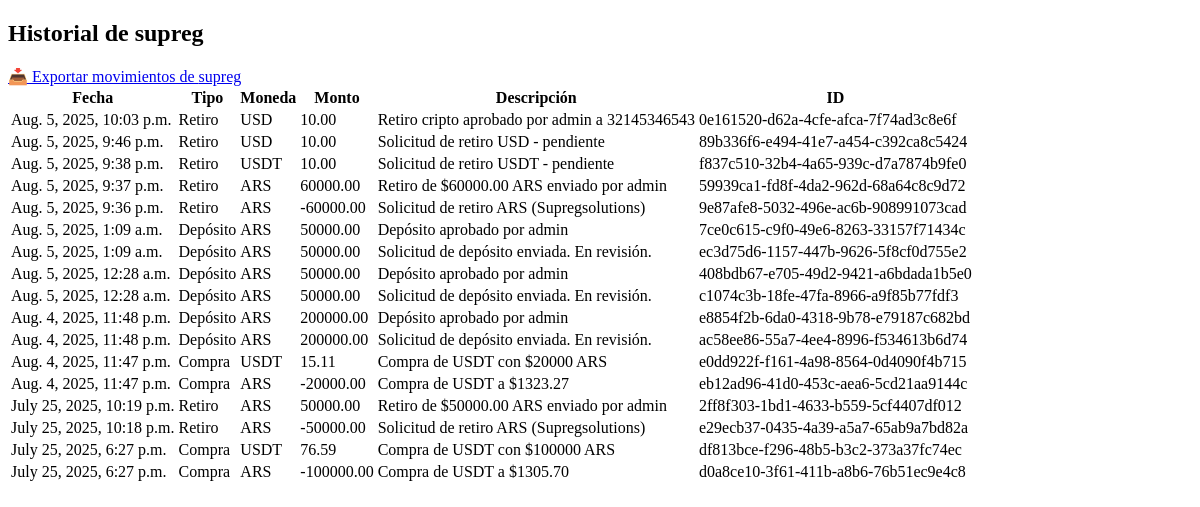
Page /historial-usuario/1/ (signed in) on the earlier database version.
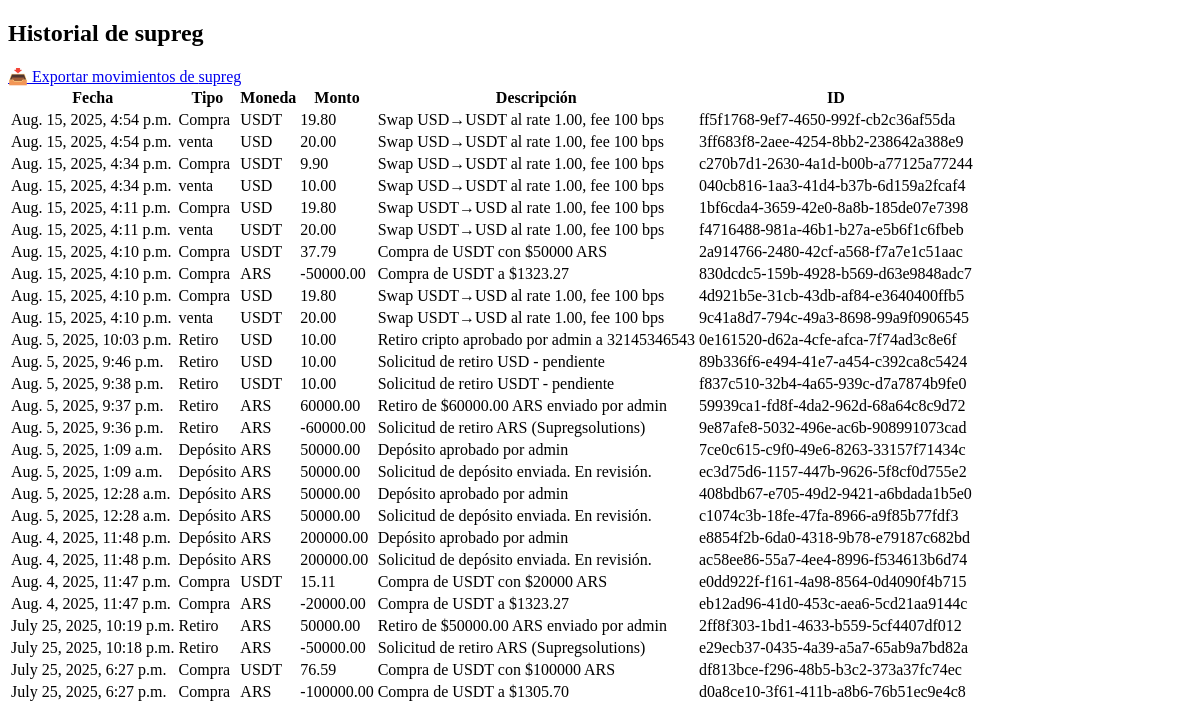
Same page on the later database version.
### usuarios/models.py (models this page shows, shortened)
class Movimiento(models.Model):
    TIPO_CHOICES = [
        ('deposito', 'Depósito'),
        ('retiro', 'Retiro'),
        ('compra', 'Compra'),
        ('ajuste', 'Ajuste manual'),
    ]
    MONEDA_CHOICES = [
        ('ARS', 'Pesos ARS'),
        ('USDT', 'USDT'),
        ('USD', 'USD'),
    ]
    codigo = models.UUIDField(default=uuid.uuid4, unique=True, editable=False)
    usuario = models.ForeignKey(settings.AUTH_USER_MODEL, on_delete=models.CASCADE)
    tipo = models.CharField(max_length=20, choices=TIPO_CHOICES)
    moneda = models.CharField(max_length=10, choices=MONEDA_CHOICES)
    monto = models.DecimalField(max_digits=20, decimal_places=2)
    saldo_antes = models.DecimalField(max_digits=20, decimal_places=2, null=True, blank=True)
    saldo_despues = models.DecimalField(max_digits=20, decimal_places=2, null=True, blank=True)
    admin_responsable = models.ForeignKey(
        settings.AUTH_USER_MODEL,
        on_delete=models.SET_NULL,
        null=True,
        blank=True,
        related_name='acciones_admin'
    )
    fecha = models.DateTimeField(auto_now_add=True)
    descripcion = models.TextField(blank=True, null=True)

### usuarios/views.py (the view)
# urls.py: path('historial-usuario/<int:user_id>/', historial_usuario, name='historial_usuario'),
@login_required
@user_passes_test(es_admin)
def historial_usuario(request, user_id):
    usuario = get_object_or_404(Usuario, id=user_id)
    movimientos = Movimiento.objects.filter(usuario=usuario).order_by('-fecha')
    return render(request, 'usuarios/historial_usuario.html', {
        'usuario': usuario,
        'movimientos': movimientos
    })

### usuarios/views.py (called while the page is built)
def es_admin(user):
    return user.is_superuser or user.is_staff

### usuarios/templates/usuarios/historial_usuario.html (shortened to what this page needs)
<!DOCTYPE html>
<html lang="en">
<head>
</head>
<body>
    <h2>Historial de {{ usuario.username }}</h2>
<a href="{% url 'exportar_historial_usuario' usuario.id %}" class="btn">📥 Exportar movimientos de {{ usuario.username }}</a>
<table>
  <tr>
    <th>Fecha</th>
    <th>Tipo</th>
    <th>Moneda</th>
    <th>Monto</th>
    <th>Descripción</th>
    <th>ID</th>
  </tr>
  {% for m in movimientos %}
    <tr>
      <td>{{ m.fecha }}</td>
      <td>{{ m.get_tipo_display }}</td>
      <td>{{ m.moneda }}</td>
      <td>{{ m.monto }}</td>
      <td>{{ m.descripcion }}</td>
      <td>{{ m.codigo }}</td>
    </tr>
  {% endfor %}
</table>
</body>
</html>

Differences in the rows shown:
added Movimiento: fecha "Aug. 15, 2025, 4:54 p.m.", tipo "Compra", moneda "USDT", monto "19.80", descripcion "Swap USD→USDT al rate 1.00, fee 100 bps", codigo "ff5f1768-9ef7-4650-992f-cb2c36af55da"
added Movimiento: fecha "Aug. 15, 2025, 4:54 p.m.", tipo "venta", moneda "USD", monto "20.00", descripcion "Swap USD→USDT al rate 1.00, fee 100 bps", codigo "3ff683f8-2aee-4254-8bb2-238642a388e9"
added Movimiento: fecha "Aug. 15, 2025, 4:34 p.m.", tipo "Compra", moneda "USDT", monto "9.90", descripcion "Swap USD→USDT al rate 1.00, fee 100 bps", codigo "c270b7d1-2630-4a1d-b00b-a77125a77244"
added Movimiento: fecha "Aug. 15, 2025, 4:34 p.m.", tipo "venta", moneda "USD", monto "10.00", descripcion "Swap USD→USDT al rate 1.00, fee 100 bps", codigo "040cb816-1aa3-41d4-b37b-6d159a2fcaf4"
added Movimiento: fecha "Aug. 15, 2025, 4:11 p.m.", tipo "Compra", moneda "USD", monto "19.80", descripcion "Swap USDT→USD al rate 1.00, fee 100 bps", codigo "1bf6cda4-3659-42e0-8a8b-185de07e7398"
added Movimiento: fecha "Aug. 15, 2025, 4:11 p.m.", tipo "venta", moneda "USDT", monto "20.00", descripcion "Swap USDT→USD al rate 1.00, fee 100 bps", codigo "f4716488-981a-46b1-b27a-e5b6f1c6fbeb"
added Movimiento: fecha "Aug. 15, 2025, 4:10 p.m.", tipo "Compra", moneda "USDT", monto "37.79", descripcion "Compra de USDT con $50000 ARS", codigo "2a914766-2480-42cf-a568-f7a7e1c51aac"
added Movimiento: fecha "Aug. 15, 2025, 4:10 p.m.", tipo "Compra", moneda "ARS", monto "-50000.00", descripcion "Compra de USDT a $1323.27", codigo "830dcdc5-159b-4928-b569-d63e9848adc7"
added Movimiento: fecha "Aug. 15, 2025, 4:10 p.m.", tipo "Compra", moneda "USD", monto "19.80", descripcion "Swap USDT→USD al rate 1.00, fee 100 bps", codigo "4d921b5e-31cb-43db-af84-e3640400ffb5"
added Movimiento: fecha "Aug. 15, 2025, 4:10 p.m.", tipo "venta", moneda "USDT", monto "20.00", descripcion "Swap USDT→USD al rate 1.00, fee 100 bps", codigo "9c41a8d7-794c-49a3-8698-99a9f0906545"
